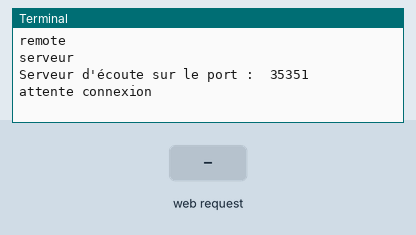
Recording of a program running on a simulated Raspberry Pi (header pin numbers). Parts: the last lines printed to the terminal. The test bench sets the inputs (shaded band). The camera gives no picture and a still takes 0.5 s; threads take turns every 2 ms; the clock reads 2024-03-15 10:24:30 at power-on unless the program sets it.

Above: at 11.2 s.
11.3 s: HTTP request for / received
At 12.5 s:
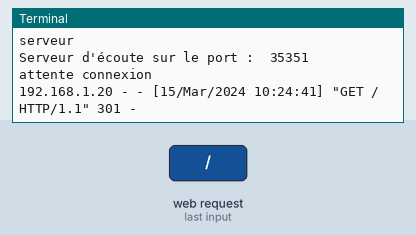
12.8 s: HTTP request for /index.html received
At 13.7 s:
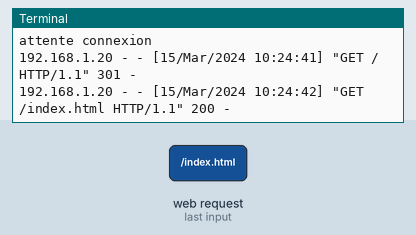
14.3 s: HTTP request for /stream.mjpg received
At 14.9 s:
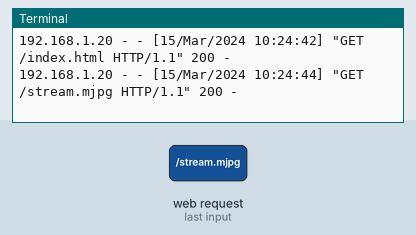
15.8 s: HTTP request for / received
At 17.2 s:
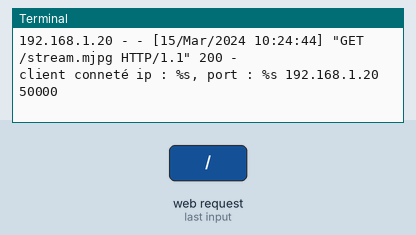

Measured:
- after the input at 11.3 s, the terminal: prints a new line at once (image 1)
- after the input at 12.8 s, the terminal: prints a new line at once (image 2)
- after the input at 14.3 s, the terminal: prints a new line at once (image 3)
- after the input at 15.8 s, the terminal: prints a new line at once (image 4)

The program:

remote.py
```python
#!/usr/bin/python3
import asyncio

import io
import picamera
import logging
import socketserver
from threading import Condition, Thread


PAGE="""\
<html>
<head>
<title>ROAMER2 streaming</title>
</head>
<body>
<h1>ROAMER2 Streaming</h1>
<img src="stream.mjpg" width="640" height="480" />
</body>
</html>
"""
class Thread_remote(Thread):
    """docstring for Thread_remote."""


    def __init__(self):
        super(Thread_remote, self).__init__()

    def run(self):
        from http import server
        class StreamingOutput(object):
            def __init__(self):
                self.frame = None
                self.buffer = io.BytesIO()
                self.condition = Condition()

            def write(self, buf):
                if buf.startswith(b'\xff\xd8'):
                    # New frame, copy the existing buffer's content and notify all
                    # clients it's available
                    self.buffer.truncate()
                    with self.condition:
                        self.frame = self.buffer.getvalue()
                        self.condition.notify_all()
                    self.buffer.seek(0)
                return self.buffer.write(buf)

        class StreamingHandler(server.BaseHTTPRequestHandler):
            def do_GET(self):
                if self.path == '/':
                    self.send_response(301)
                    self.send_header('Location', '/index.html')
                    self.end_headers()
                elif self.path == '/index.html':
                    content = PAGE.encode('utf-8')
                    self.send_response(200)
                    self.send_header('Content-Type', 'text/html')
                    self.send_header('Content-Length', len(content))
                    self.end_headers()
                    self.wfile.write(content)
                elif self.path == '/stream.mjpg':
                    self.send_response(200)
                    self.send_header('Age', 0)
                    self.send_header('Cache-Control', 'no-cache, private')
                    self.send_header('Pragma', 'no-cache')
                    self.send_header('Content-Type', 'multipart/x-mixed-replace; boundary=FRAME')
                    self.end_headers()
                    try:
                        while True:
                            with output.condition:
                                output.condition.wait()
                                frame = output.frame
                            self.wfile.write(b'--FRAME\r\n')
                            self.send_header('Content-Type', 'image/jpeg')
                            self.send_header('Content-Length', len(frame))
                            self.end_headers()
                            self.wfile.write(frame)
                            self.wfile.write(b'\r\n')
                    except Exception as e:
                        logging.warning(
                            'Removed streaming client %s: %s',
                            self.client_address, str(e))
                else:
                    self.send_error(404)
                    self.end_headers()

        class StreamingServer(socketserver.ThreadingMixIn, server.HTTPServer):
            allow_reuse_address = True
            daemon_threads = True


        print("remote")
        with picamera.PiCamera(resolution='640x480', framerate=24) as camera:
            output = StreamingOutput()
            camera.start_recording(output, format='mjpeg')
            try:
                address = ('', 8000)
                server = StreamingServer(address, StreamingHandler)
                server.serve_forever()
            finally:
                camera.stop_recording()


import time

from servo import *
import socket


class Thread_serveur(Thread):
    """docstring for Thread_serveur."""

    time.sleep(10)

    def __init__(self):
        super(Thread_serveur, self).__init__()

    def run(self):


        S1 = servo(18)
        S2 = servo(16)
        print("serveur")
        sock = socket.socket(socket.AF_INET,socket.SOCK_STREAM)
        try :
            sock.bind(("192.168.1.62",35351))
        except :
            sock.close()
            sock.bind(("192.168.1.62",35351))
        print("Serveur d'écoute sur le port : ",35351)
        sock.listen(5)
        print("attente connexion")
        connexion,adresse=sock.accept()
        print("client conneté ip : %s, port : %s",adresse[0],adresse[1])
        while 1 :
            msg = connexion.recv(1024)
            msg = msg.decode()
            if msg == 'q':
                connexion.close()
                sock.close()
                break
            if msg == 'up':
                S1.set_angle(1)
            if msg == 'down':
                S1.set_angle(-1)
            if msg == 'right':
                S2.set_angle(1)
            if msg == 'left':
                S2.set_angle(-1)


t1 = Thread_remote()
t2 = Thread_serveur()

t1.start()
t2.start()
```

servo.py
```python
import RPi.GPIO as GPIO
import time
GPIO.setwarnings(False)
GPIO.setmode(GPIO.BOARD)

class servo(object):
    """docstring for servo."""

    def __init__(self, pin):
        super(servo, self).__init__()
        self.pin = pin
        GPIO.setup(self.pin,GPIO.OUT)
        self.pwm = GPIO.PWM(self.pin,50)
        self.pwm.start(0)
        self.angle = 90

    def rotation(self,alpha):
        self.alpha = alpha
        self.pwm.ChangeDutyCycle(self.alpha)

    def set_angle(self,beta):

        self.angle = self.angle+beta
        print(self.angle)
        alpha=(((self.angle)*0.092)/180)+0.028
        self.pwm.ChangeDutyCycle(alpha)


    def fin(self):
        self.pwm.stop()
        GPIO.cleanup()
```
